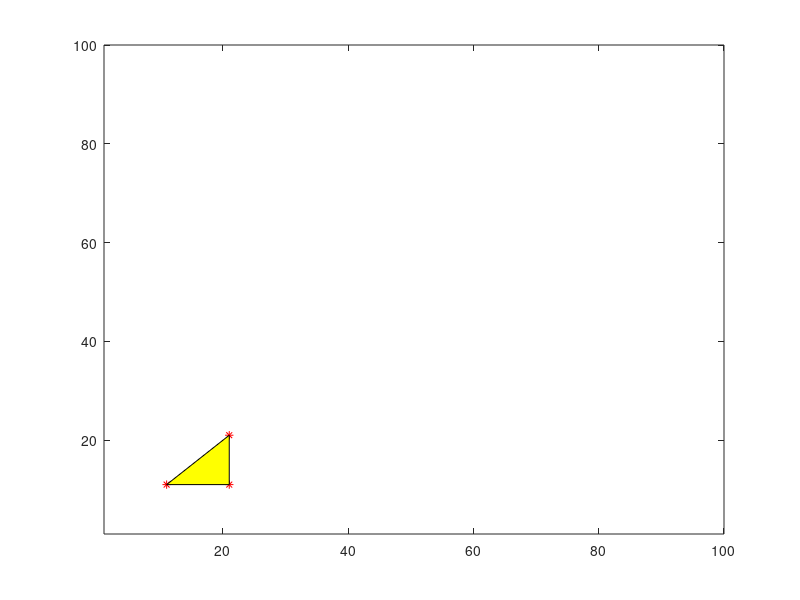
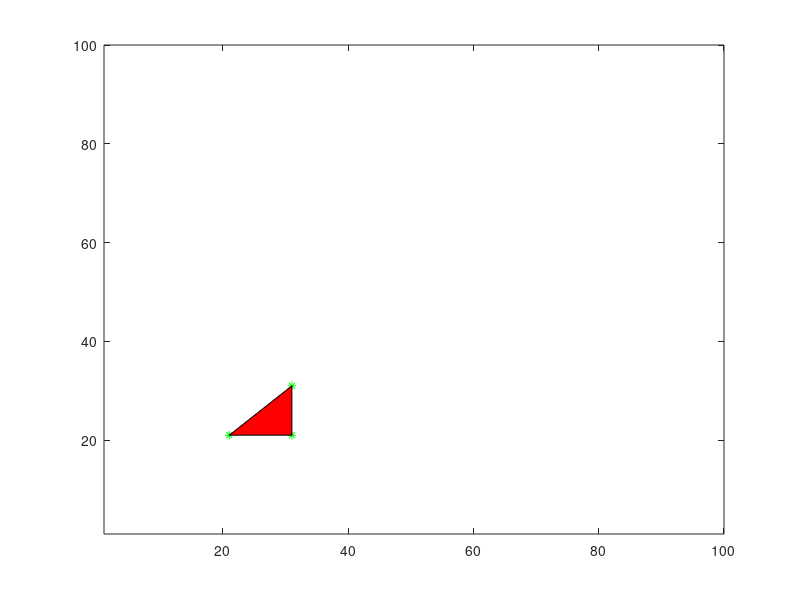
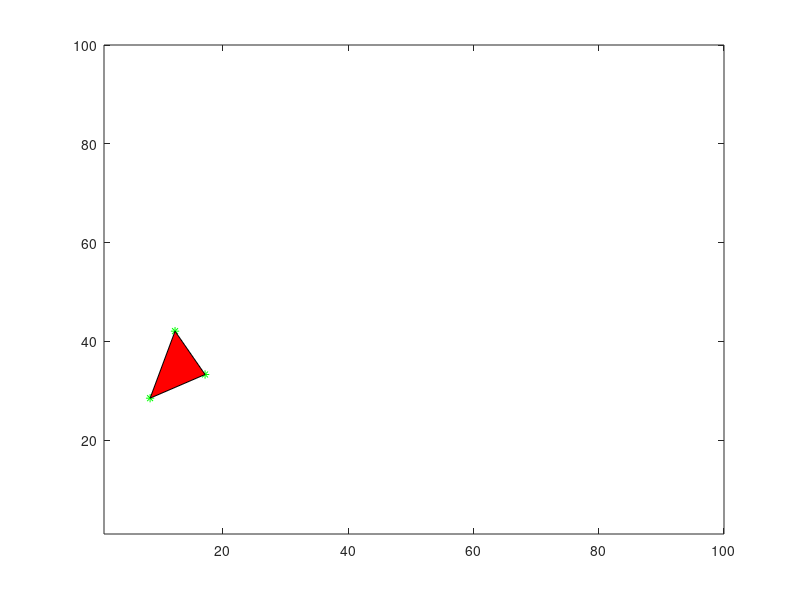
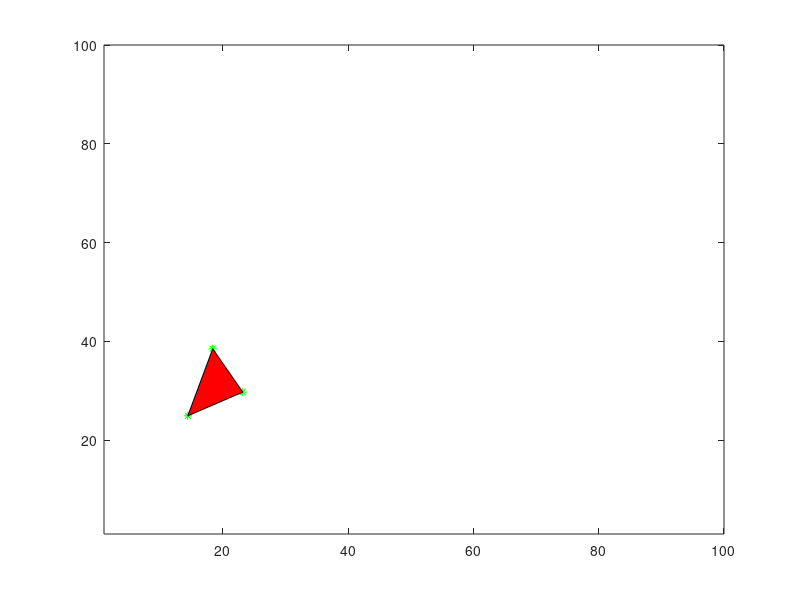

Source code (MATLAB) for these figures, in order:
clear
close all
clc
movingPoints = [11 11;21 11; 21 21]
movingPoints(:,3)=1;
figure(1);
for k=1:3
    plot(movingPoints(k,1),movingPoints(k,2),'-r*');
    hold on
end
fill(movingPoints(:,1),movingPoints(:,2),'y');
axis([1 100 1 100])
    

tx=10;
ty=10;
q=0.5;
Translation=[1  0   0;
             0  1   0;
             tx ty  1];
         

rotation=[ cos(q)  sin(q)  0;
          -sin(q)  cos(q)  0;
            0        0     1];
        
        
fixedPoints=movingPoints*Translation;  
figure(2);
for k=1:3
    plot(fixedPoints(k,1),fixedPoints(k,2),'-g*');
    hold on
end
fill(fixedPoints(:,1),fixedPoints(:,2),'r');
axis([1 100 1 100])


fixedPoints=fixedPoints*rotation ; 
figure(3);
for k=1:3
    plot(fixedPoints(k,1),fixedPoints(k,2),'-g*');
    hold on
end
fill(fixedPoints(:,1),fixedPoints(:,2),'r');
axis([1 100 1 100])



fixedPoints=movingPoints*rotation*Translation ; 
figure(4);
for k=1:3
    plot(fixedPoints(k,1),fixedPoints(k,2),'-g*');
    hold on
end
fill(fixedPoints(:,1),fixedPoints(:,2),'r');
axis([1 100 1 100])
